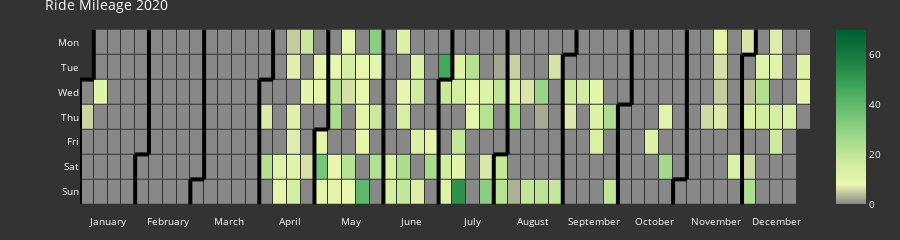

Notebook code cell kept with this figure:
### Code cell
fig = calplot(df_activity_2020, x='ride_date', y='total_distance_mi', colorscale=colorscale, 
              dark_theme=True, gap=1, month_lines_width=4, month_lines_color='#000000',
            showscale=True, total_height=225, title='Ride Mileage 2020', cmap_max=70)
fig.show()

### Figure 1 — Plotly figure (JSON) as saved in the notebook; plotly's stock layout.template omitted (floating-point values rounded to 4 significant figures; data arrays with more than 128 entries replaced by an {"elided": "..."} marker saying what was removed)
{"data": [{"colorscale": [[0, "#888888"], [0.1111, "#eaf7af"], [0.2222, "#d2eda0"], [0.3333, "#b1df90"], [0.4444, "#8bce81"], [0.5556, "#64bc6f"], [0.6667, "#3fa85b"], [0.7778, "#288a47"], [0.8889, "#10743c"], [1, "#005e33"]], "customdata": {"elided": "366x2 str values"}, "hovertemplate": "%{customdata[0]} <br>Week=%{x} <br>%{customdata[1]}=%{z}", "name": "2020", "showscale": true, "type": "heatmap", "x": {"elided": "366 int values"}, "xaxis": "x", "xgap": 1, "y": {"elided": "366 int values"}, "yaxis": "y", "ygap": 1, "z": {"elided": "366 float values"}, "zmax": 70, "zmin": 0}, {"hoverinfo": "skip", "line": {"color": "#000000", "width": 4}, "mode": "lines", "type": "scatter", "x": [-0.5, -0.5], "xaxis": "x", "y": [1.5, 6.5], "yaxis": "y"}, {"hoverinfo": "skip", "line": {"color": "#000000", "width": 4}, "mode": "lines", "type": "scatter", "x": [-0.5, 0.5], "xaxis": "x", "y": [1.5, 1.5], "yaxis": "y"}, {"hoverinfo": "skip", "line": {"color": "#000000", "width": 4}, "mode": "lines", "type": "scatter", "x": [0.5, 0.5], "xaxis": "x", "y": [1.5, -0.5], "yaxis": "y"}, {"hoverinfo": "skip", "line": {"color": "#000000", "width": 4}, "mode": "lines", "type": "scatter", "x": [3.5, 3.5], "xaxis": "x", "y": [4.5, 6.5], "yaxis": "y"}, {"hoverinfo": "skip", "line": {"color": "#000000", "width": 4}, "mode": "lines", "type": "scatter", "x": [3.5, 4.5], "xaxis": "x", "y": [4.5, 4.5], "yaxis": "y"}, {"hoverinfo": "skip", "line": {"color": "#000000", "width": 4}, "mode": "lines", "type": "scatter", "x": [4.5, 4.5], "xaxis": "x", "y": [4.5, -0.5], "yaxis": "y"}, {"hoverinfo": "skip", "line": {"color": "#000000", "width": 4}, "mode": "lines", "type": "scatter", "x": [7.5, 7.5], "xaxis": "x", "y": [5.5, 6.5], "yaxis": "y"}, {"hoverinfo": "skip", "line": {"color": "#000000", "width": 4}, "mode": "lines", "type": "scatter", "x": [7.5, 8.5], "xaxis": "x", "y": [5.5, 5.5], "yaxis": "y"}, {"hoverinfo": "skip", "line": {"color": "#000000", "width": 4}, "mode": "lines", "type": "scatter", "x": [8.5, 8.5], "xaxis": "x", "y": [5.5, -0.5], "yaxis": "y"}, {"hoverinfo": "skip", "line": {"color": "#000000", "width": 4}, "mode": "lines", "type": "scatter", "x": [12.5, 12.5], "xaxis": "x", "y": [1.5, 6.5], "yaxis": "y"}, {"hoverinfo": "skip", "line": {"color": "#000000", "width": 4}, "mode": "lines", "type": "scatter", "x": [12.5, 13.5], "xaxis": "x", "y": [1.5, 1.5], "yaxis": "y"}, {"hoverinfo": "skip", "line": {"color": "#000000", "width": 4}, "mode": "lines", "type": "scatter", "x": [13.5, 13.5], "xaxis": "x", "y": [1.5, -0.5], "yaxis": "y"}, {"hoverinfo": "skip", "line": {"color": "#000000", "width": 4}, "mode": "lines", "type": "scatter", "x": [16.5, 16.5], "xaxis": "x", "y": [3.5, 6.5], "yaxis": "y"}, {"hoverinfo": "skip", "line": {"color": "#000000", "width": 4}, "mode": "lines", "type": "scatter", "x": [16.5, 17.5], "xaxis": "x", "y": [3.5, 3.5], "yaxis": "y"}, {"hoverinfo": "skip", "line": {"color": "#000000", "width": 4}, "mode": "lines", "type": "scatter", "x": [17.5, 17.5], "xaxis": "x", "y": [3.5, -0.5], "yaxis": "y"}, {"hoverinfo": "skip", "line": {"color": "#000000", "width": 4}, "mode": "lines", "type": "scatter", "x": [21.5, 21.5], "xaxis": "x", "y": [-0.5, 6.5], "yaxis": "y"}, {"hoverinfo": "skip", "line": {"color": "#000000", "width": 4}, "mode": "lines", "type": "scatter", "x": [25.5, 25.5], "xaxis": "x", "y": [1.5, 6.5], "yaxis": "y"}, {"hoverinfo": "skip", "line": {"color": "#000000", "width": 4}, "mode": "lines", "type": "scatter", "x": [25.5, 26.5], "xaxis": "x", "y": [1.5, 1.5], "yaxis": "y"}, {"hoverinfo": "skip", "line": {"color": "#000000", "width": 4}, "mode": "lines", "type": "scatter", "x": [26.5, 26.5], "xaxis": "x", "y": [1.5, -0.5], "yaxis": "y"}, {"hoverinfo": "skip", "line": {"color": "#000000", "width": 4}, "mode": "lines", "type": "scatter", "x": [29.5, 29.5], "xaxis": "x", "y": [4.5, 6.5], "yaxis": "y"}, {"hoverinfo": "skip", "line": {"color": "#000000", "width": 4}, "mode": "lines", "type": "scatter", "x": [29.5, 30.5], "xaxis": "x", "y": [4.5, 4.5], "yaxis": "y"}, {"hoverinfo": "skip", "line": {"color": "#000000", "width": 4}, "mode": "lines", "type": "scatter", "x": [30.5, 30.5], "xaxis": "x", "y": [4.5, -0.5], "yaxis": "y"}, {"hoverinfo": "skip", "line": {"color": "#000000", "width": 4}, "mode": "lines", "type": "scatter", "x": [34.5, 34.5], "xaxis": "x", "y": [0.5, 6.5], "yaxis": "y"}, {"hoverinfo": "skip", "line": {"color": "#000000", "width": 4}, "mode": "lines", "type": "scatter", "x": [34.5, 35.5], "xaxis": "x", "y": [0.5, 0.5], "yaxis": "y"}, {"hoverinfo": "skip", "line": {"color": "#000000", "width": 4}, "mode": "lines", "type": "scatter", "x": [35.5, 35.5], "xaxis": "x", "y": [0.5, -0.5], "yaxis": "y"}, {"hoverinfo": "skip", "line": {"color": "#000000", "width": 4}, "mode": "lines", "type": "scatter", "x": [38.5, 38.5], "xaxis": "x", "y": [2.5, 6.5], "yaxis": "y"}, {"hoverinfo": "skip", "line": {"color": "#000000", "width": 4}, "mode": "lines", "type": "scatter", "x": [38.5, 39.5], "xaxis": "x", "y": [2.5, 2.5], "yaxis": "y"}, {"hoverinfo": "skip", "line": {"color": "#000000", "width": 4}, "mode": "lines", "type": "scatter", "x": [39.5, 39.5], "xaxis": "x", "y": [2.5, -0.5], "yaxis": "y"}, {"hoverinfo": "skip", "line": {"color": "#000000", "width": 4}, "mode": "lines", "type": "scatter", "x": [42.5, 42.5], "xaxis": "x", "y": [5.5, 6.5], "yaxis": "y"}, {"hoverinfo": "skip", "line": {"color": "#000000", "width": 4}, "mode": "lines", "type": "scatter", "x": [42.5, 43.5], "xaxis": "x", "y": [5.5, 5.5], "yaxis": "y"}, {"hoverinfo": "skip", "line": {"color": "#000000", "width": 4}, "mode": "lines", "type": "scatter", "x": [43.5, 43.5], "xaxis": "x", "y": [5.5, -0.5], "yaxis": "y"}, {"hoverinfo": "skip", "line": {"color": "#000000", "width": 4}, "mode": "lines", "type": "scatter", "x": [47.5, 47.5], "xaxis": "x", "y": [0.5, 6.5], "yaxis": "y"}, {"hoverinfo": "skip", "line": {"color": "#000000", "width": 4}, "mode": "lines", "type": "scatter", "x": [47.5, 48.5], "xaxis": "x", "y": [0.5, 0.5], "yaxis": "y"}, {"hoverinfo": "skip", "line": {"color": "#000000", "width": 4}, "mode": "lines", "type": "scatter", "x": [48.5, 48.5], "xaxis": "x", "y": [0.5, -0.5], "yaxis": "y"}], "layout": {"font": {"color": "#fff", "size": 10}, "height": 225, "margin": {"b": 20, "t": 20}, "paper_bgcolor": "#333", "plot_bgcolor": "#333", "showlegend": false, "title": {"text": "Ride Mileage 2020"}, "xaxis": {"anchor": "y", "domain": [0, 1], "showgrid": false, "showline": false, "tickmode": "array", "ticktext": ["January", "February", "March", "April", "May", "June", "July", "August", "September", "October", "November", "December"], "tickvals": [1.5, 5.909, 10.32, 14.73, 19.14, 23.55, 27.95, 32.36, 36.77, 41.18, 45.59, 50], "zeroline": false}, "yaxis": {"anchor": "x", "autorange": "reversed", "domain": [0, 1], "showgrid": false, "showline": false, "tickmode": "array", "ticktext": ["Mon", "Tue", "Wed", "Thu", "Fri", "Sat", "Sun"], "tickvals": [0, 1, 2, 3, 4, 5, 6], "zeroline": false}}}
